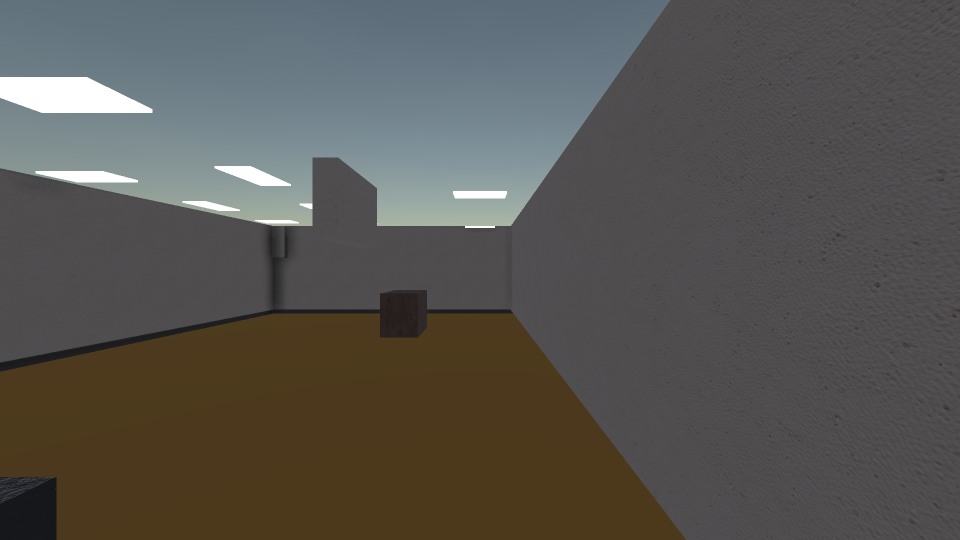
#> input picture docs/3d-rebuild/screenshots/m1-floor3d-corridor.png, 1920 x 1080 px, found by its file name (shown at 1/2 size)
$ python crop_probe.py
#> lines starting #> are read from the running program, lines starting #| are printed output that depends on the picture
from PIL import Image
base = r"D:/workspace/ESCAPE FROM WORK/docs/3d-rebuild/screenshots/"
jobs = [
    ("m1-floor3d-corridor.png", (0, 0, 960, 620), "probe-corr-left.png", 2),
    ("m1-floor3d-corridor.png", (700, 250, 1500, 720), "probe-corr-mid.png", 2),
    ("m1-floor3d-core.png", (0, 60, 760, 700), "probe-core-left.png", 2),
]
for src, box, out, scale in jobs:
    im = Image.open(base + src).crop(box)
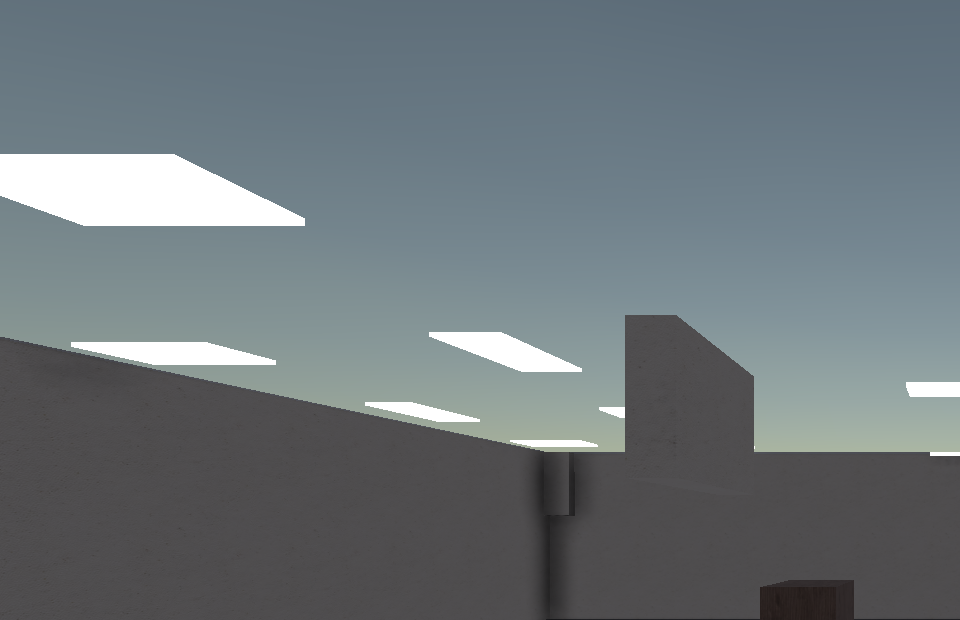
#> im: PIL image 960x620 RGB; mean R, G, B 108.3, 117.5, 122.1
    im = im.resize((im.width * scale, im.height * scale), Image.LANCZOS)
#> im: PIL image 1920x1240 RGB
    im.save(base + out)
    print(out, im.size)
#| probe-corr-left.png (1920, 1240)
#> pass 3 of the loop `for src, box, out, scale in jobs:`:
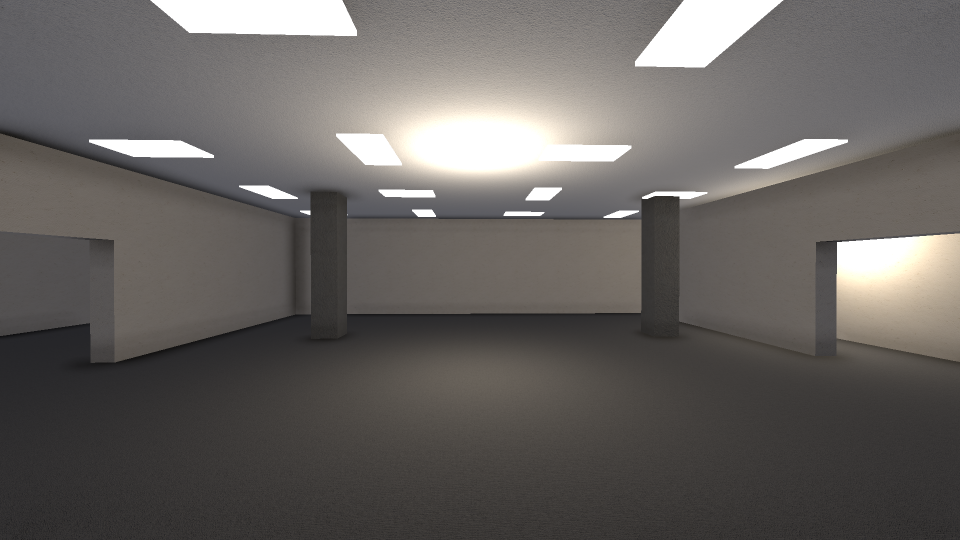
#> input picture docs/3d-rebuild/screenshots/m1-floor3d-core.png, 1920 x 1080 px, found by its file name (shown at 1/2 size)
#> `im = Image.open(base + src).crop(box)`:
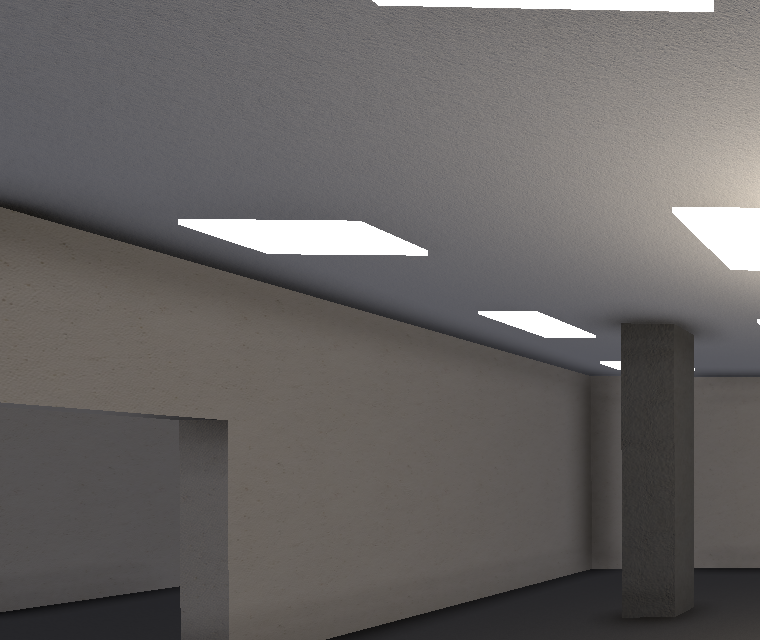
#> im: PIL image 760x640 RGB; mean R, G, B 103, 99.8, 98.6
#| probe-core-left.png (1520, 1280)
